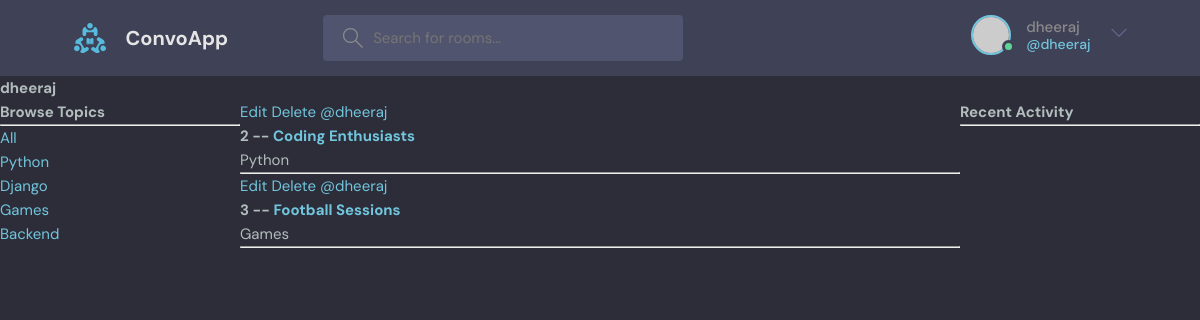
/profile/1/ (signed in), run on the app's committed database.
### convoapp/models.py (models this page shows, shortened)
class Topic(models.Model):
    name = models.CharField(max_length=200)

class Room(models.Model):
    host = models.ForeignKey(User, on_delete=models.SET_NULL, null=True)
    topic = models.ForeignKey(Topic, on_delete=models.SET_NULL, null=True)
    name = models.CharField(max_length=200)
    description = models.TextField(null=True, blank=True)
    participants = models.ManyToManyField(User, related_name='participants', blank=True)
    updated = models.DateTimeField(auto_now=True)
    created = models.DateTimeField(auto_now_add=True)
    class Meta:
        ordering = ['-updated','-created']

### convoapp/views.py (the view)
# urls.py: path('profile/<str:pk>/', views.userProfile, name='user-profile'),
def userProfile(request,pk):
    user = User.objects.get(id=pk)
    rooms = user.room_set.all()
    room_message = user.message_set.all()
    topics = Topic.objects.all()
    context = {'user':user, 'rooms':rooms,'room_message':room_message,'topics':topics}
    return render(request, 'convoapp/profile.html', context)

### convoapp/templates/convoapp/profile.html (shortened to what this page needs)
{% extends 'main.html' %}
{% block content %}
<h1>{{user.username}}</h1>
<div class='profile-container'>
  <div>
    {% include 'convoapp/topics_component.html' %}
  </div>
  <div>
      {% include 'convoapp/feed_component.html' %}
  </div>
  <div>
    {% include 'convoapp/activity_component.html' %}
  </div>
</div>
{% endblock content %}

### templates/navbar.html (shortened to what this page needs)
{% load static %}
<header class="header header--loggedIn">
    <div class="container">
      <a href="{% url 'home' %}" class="header__logo">
        <img src="{% static 'images/logo.svg' %}" />
        <h1>ConvoApp</h1>
      </a>
      <form class="header__search" method="GET" action="{% url 'home' %}">
        <label>
          <input name="q" placeholder="Search for rooms..." />
        </label>
      </form>
      <nav class="header__menu">
        {% if request.user.is_authenticated %}
        <div class="header__user">
          <a href="profile.html">
            <div class="avatar avatar--medium active">
              <img src="https://randomuser.me/api/portraits/men/37.jpg" />
            </div>
            <p>{{request.user.username}} <span>@{{request.user.username}}</span></p>
          </a>
          <button class="dropdown-button">
            <svg version="1.1" xmlns="http://www.w3.org/2000/svg" width="32" height="32" viewBox="0 0 32 32">
              <title>chevron-down</title>
              <path d="M16 21l-13-13h-3l16 16 16-16h-3l-13 13z"></path>
            </svg>
          </button>
        </div>
        {% endif %}
      </nav>
    </div>
  </header>

### convoapp/templates/convoapp/topics_component.html
<h3>Browse Topics</h3>
    <hr>
    <div>
      <a href="{% url 'home' %}">All</a>
    </div>
    {% for topic in topics %}
    <div>
      <a href="{% url 'home' %}?q={{topic.name}}">{{topic.name}}</a>
    </div>
    {% endfor %}

### convoapp/templates/convoapp/feed_component.html
<div>
  {% for room in rooms%}
  <div>
    {% if request.user == room.host %}
    <a href="{% url 'update-room' room.id %}">Edit</a>
    <a href="{% url 'delete-room' room.id %}">Delete</a>
    {% endif %}
    <a href="{% url 'user-profile' room.host.id %}">@{{room.host.username}}</a>
    <h5> {{room.id}} -- <a href= "{% url 'room' room.id %}">{{room.name}}</a> </h5>
    <small>{{room.topic.name}}</small>
    <hr>
  </div>
  {% endfor %}
</div>

### static/styles/style.css (style rules this page uses)
:root { --color-main: #71c6dd; --color-main-light: #e1f6fb; --color-dark: #3f4156; --color-dark-medium: #51546e; --color-dark-light: #696d97; --color-light: #e5e5e5; --color-gray: #8b8b8b; --color-light-gray: #b2bdbd; --color-bg: #2d2d39; --color-success: #5dd693; --color-error: #fc4b0b; }
* { font-family: "DM Sans", -apple-system, BlinkMacSystemFont, "Segoe UI", Roboto, Oxygen, Ubuntu, Cantarell, "Open Sans", "Helvetica Neue", sans-serif; margin: 0; padding: 0; box-sizing: border-box; text-rendering: optimizeLegibility; font-size: inherit; }
html { font-size: 56.25%; }
@media only screen and (min-width: 1200px) { html { font-size: 62.5%; } }
body { line-height: 1.6; font-weight: 400; font-size: 1.5rem; color: var(--color-light-gray); background-color: var(--color-bg); min-height: 100vh; }
img { width: 100%; }
a { display: inline-block; color: var(--color-main); text-decoration: none; }
.container { max-width: 120rem; width: 90%; margin: auto; }
.avatar { position: relative; display: inline-block; border-radius: 50%; border: 2px solid var(--color-main); }
.avatar img { display: block; border-radius: 50%; object-fit: cover; object-position: center; }
.avatar::after { content: ""; display: block; position: absolute; background-color: var(--color-gray); z-index: 111; border-radius: 50%; border: 0.3rem solid var(--color-dark); }
.avatar.active::after { background-color: var(--color-success); }
.avatar.avatar--medium img { width: 3.6rem; height: 3.6rem; border-radius: 50%; }
.avatar.avatar--medium:after { width: 0.7rem; height: 0.7rem; bottom: 0px; right: -6px; }
.header { padding: 1.5rem; background-color: var(--color-dark); }
.header > .container { display: flex; gap: 9.5rem; }
.header__logo, .header__user { display: flex; gap: 2rem; align-items: center; }
.header__logo > img { height: 3.2rem; width: 3.2rem; }
.header__logo > h1 { font-weight: 700; font-size: 2rem; color: var(--color-light); }
.header__search > label { background-color: var(--color-dark-medium); padding: 1.3rem 1rem; display: flex; align-items: center; gap: 1rem; border-radius: 4px; }
.header__search svg { fill: var(--color-gray); width: 2rem; height: 2rem; margin-left: 1rem; }
.header__search input { width: 30rem; background: transparent; border: none; outline: none; color: var(--color-light); }
.header__menu { margin-left: auto; position: relative; }
.header__menu a { display: flex; gap: 1.5rem; align-items: center; font-weight: 500; text-decoration: none; color: var(--color-gray); }
.header__menu img { height: 3.6rem; }
.header__menu p { line-height: 1.2; }
.header__menu span { color: var(--color-main); font-weight: 500; font-size: 1.4rem; display: block; }
.header__menu svg { width: 1.6rem; height: 1.6rem; fill: var(--color-dark-light); }
.dropdown-button { background: transparent; border: 0; outline: 0; cursor: pointer; }

### convoapp/templates/convoapp/profile.html (style rules this page uses)
.profile-container { display: grid; grid-template-columns: 1fr 3fr 1fr; }

### data on the page
Topic: name "Python"
Topic: name "Django"
Topic: name "Games"
Topic: name "Backend"
Room: shows "Edit", host.username "dheeraj", id "2", name "Coding Enthusiasts", topic.name "Python"
Room: shows "Edit", host.username "dheeraj", id "3", name "Football Sessions", topic.name "Games"

### other printed values
{{ request.user.username }} "dheeraj"
{{ user.username }} "dheeraj"
